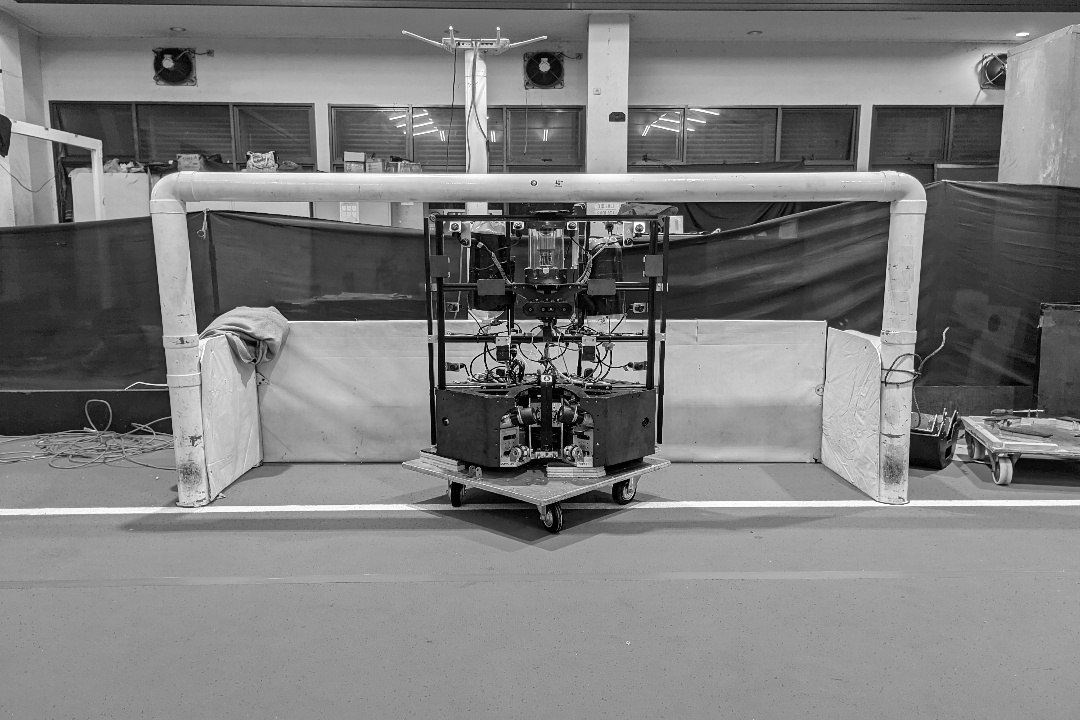
//> input picture Goal.jpg, 1080 x 720 px
$ ./houghline   (built with g++ and OpenCV 4)
//> lines starting //> are read from the running program, lines starting //| are printed output that depends on the picture; after the words box and inside, x2 and y2 are one past the last pixel; in counts of white or black regions, pixels touching at a corner belong together
#include <boost/thread.hpp>
#include <opencv2/opencv.hpp>
#include <opencv2/core/core_c.h>
#include <opencv2/core/core.hpp>
#include <opencv2/calib3d/calib3d.hpp>
#include <opencv2/highgui/highgui.hpp>
#include <opencv2/imgproc/imgproc.hpp>
#include <opencv2/ccalib/omnidir.hpp>
#include "opencv2/imgproc/imgproc.hpp"
#include "opencv2/core/core.hpp"
#include "opencv2/highgui/highgui.hpp"
#include <stdio.h>
#include <iostream>
#include <fstream>
#include <cmath>
#include <vector>
#include <cstring>
#include <ctime>
#include <limits.h>
#include <sys/ipc.h>
#include <sys/shm.h>
#include <sys/stat.h>
#include <iomanip>
#include <signal.h>

using namespace std;
using namespace cv;

int main(int argc, char** argv){
    Mat dst, cdst, edges, Resize, cdstP;

    Mat image = imread("./Goal.jpg", IMREAD_GRAYSCALE);
//> image is the input picture: 720 rows x 1080 cols, CV_8UC1; min 0, max 255, mean 124.6

    if(image.empty())
        cout << "gambar tidak ada" << endl;

    // imshow("Result", image);
    // waitKey(0);

    threshold(image, image, 128, 255, THRESH_BINARY);
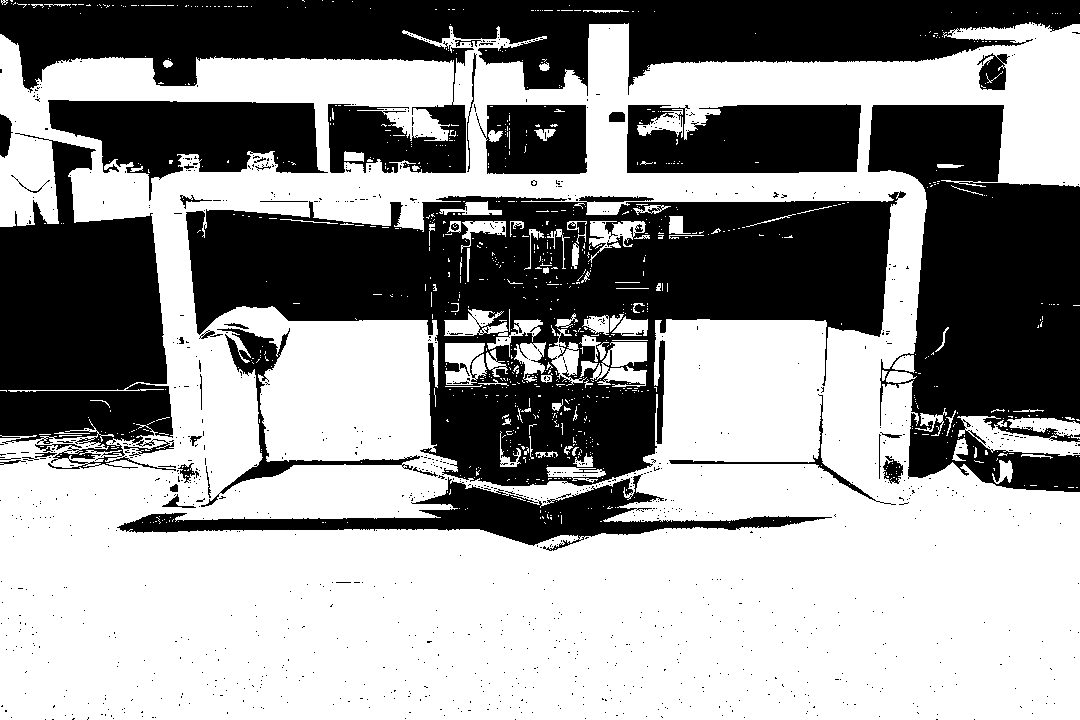
//> image: 720 rows x 1080 cols, CV_8UC1; 58.7% white; 1141 black regions (1095 under 20 px), largest, box (x1, y1, x2, y2) and area: (186, 191, 906, 486) 100746, (0, 0, 1080, 173) 68491, (868, 105, 1080, 492) 54105

    GaussianBlur(image, image, Size(5,5),0);
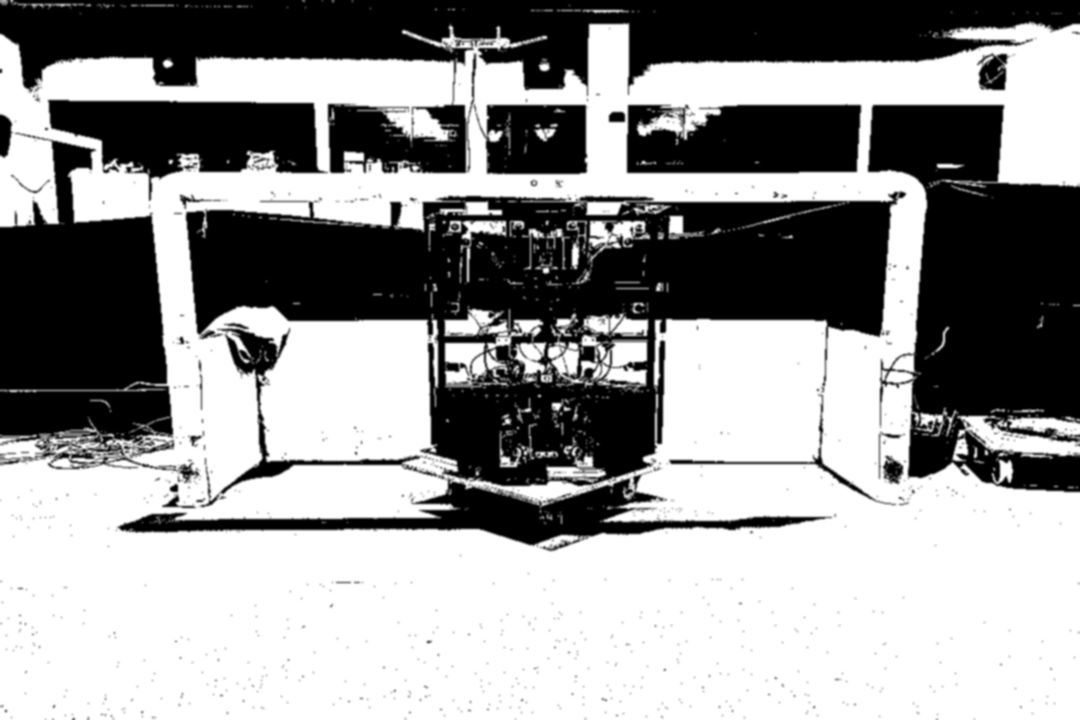
//> image: 720 rows x 1080 cols, CV_8UC1; 18.16% of pixels changed, all inside (x1, y1, x2, y2) = (0, 0, 1080, 720)

    // Find the horizontal lines
    vector<Vec4i> lines;
    HoughLinesP(image, lines, 1, CV_PI / 180, 100, 50, 10);
//> lines = 1433 lines (x1, y1, x2, y2), first 8: [0, 533, 1079, 646], [0, 687, 1079, 687], [0, 672, 1079, 540], [0, 582, 1079, 507], [0, 674, 1079, 655], [0, 656, 1079, 523], [0, 520, 433, 512], [586, 506, 1079, 506]

    vector<Point2f> linePoints;
    for (size_t i = 0; i < lines.size(); i++) {
        Vec4i line = lines[i];
        linePoints.push_back(Point2f(line[0], line[1]));
        linePoints.push_back(Point2f(line[2], line[3]));
    }
//> this loop made 1433 passes
//> after the loop, linePoints = 2866 Points (x, y), first 12: [0, 533], [1079, 646], [0, 687], [1079, 687], [0, 672], [1079, 540], [0, 582], [1079, 507], [0, 674], [1079, 655], [0, 656], [1079, 523]

    // Find the corners of the goal
    vector<Point2f> corners;
    for (size_t i = 0; i < linePoints.size(); i += 2) {
        corners.push_back((linePoints[i] + linePoints[i + 1]) / 2);
    }
//> after the loop, corners = 1433 Points (x, y), first 12: [539.5, 589.5], [539.5, 687], [539.5, 606], [539.5, 544.5], [539.5, 664.5], [539.5, 589.5], [216.5, 516], [832.5, 506], [539.5, 676.5], [539.5, 95.5], [539.5, 705.5], [539.5, 694]

    // Draw the corners of the goal
    for (size_t i = 0; i < corners.size(); i++) {
        circle(image, corners[i], 5, Scalar(255, 0, 0), -1);
    }
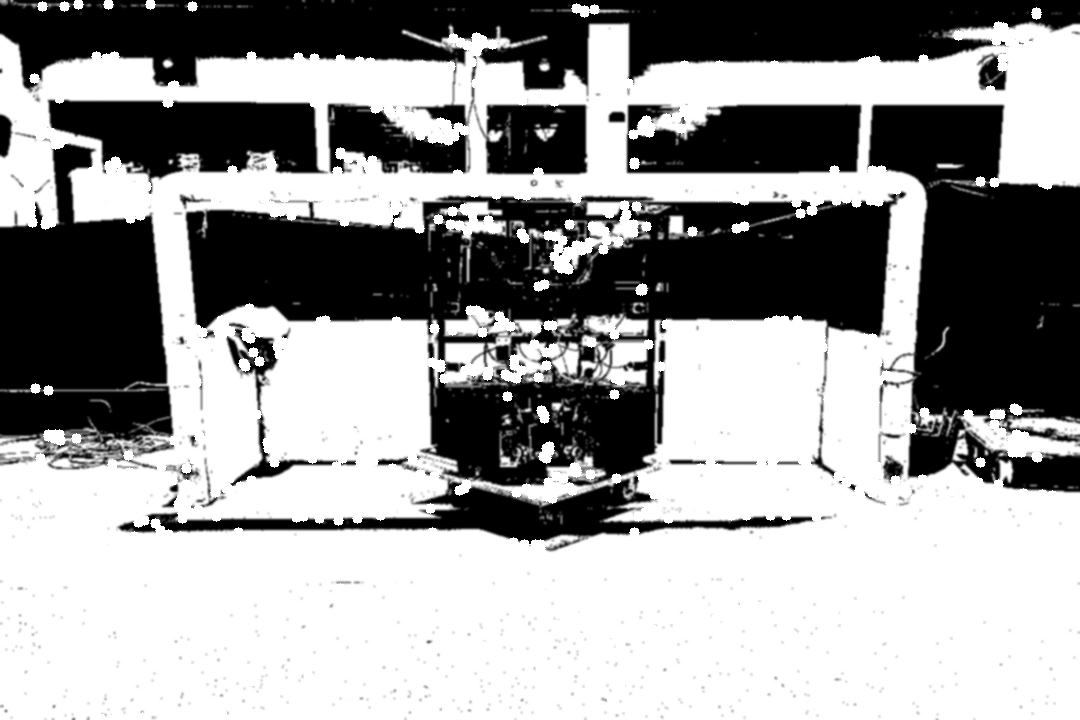
//> image: 720 rows x 1080 cols, CV_8UC1; 3.58% of pixels changed, all inside (x1, y1, x2, y2) = (22, 0, 1057, 720)

    Rect rect = Rect(corners[0], corners[2]);
//> rect = Rect(540, 590, 0, 16)
    rectangle(image, rect, Scalar(255,0,0),5);

    // Show the image
    imshow("Gawang Sepak Bola", image);
    waitKey(0);

    // [48 lines of commented-out code are left out]

    return 0;

}
